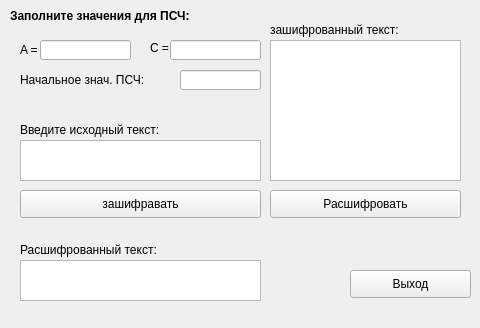
<?xml version="1.0" encoding="UTF-8"?>
<ui version="4.0">
 <class>Raschet</class>
 <widget class="QWidget" name="Raschet">
  <property name="geometry">
   <rect>
    <x>0</x>
    <y>0</y>
    <width>480</width>
    <height>328</height>
   </rect>
  </property>
  <property name="windowTitle">
   <string>Метод гаммирования</string>
  </property>
  <property name="toolTipDuration">
   <number>-1</number>
  </property>
  <widget class="QLabel" name="text">
   <property name="geometry">
    <rect>
     <x>10</x>
     <y>0</y>
     <width>271</width>
     <height>31</height>
    </rect>
   </property>
   <property name="font">
    <font>
     <pointsize>9</pointsize>
     <weight>75</weight>
     <bold>true</bold>
    </font>
   </property>
   <property name="text">
    <string>Заполните значения для ПСЧ:</string>
   </property>
  </widget>
  <widget class="QLabel" name="text_A">
   <property name="geometry">
    <rect>
     <x>20</x>
     <y>40</y>
     <width>21</width>
     <height>20</height>
    </rect>
   </property>
   <property name="font">
    <font>
     <pointsize>9</pointsize>
    </font>
   </property>
   <property name="toolTip">
    <string/>
   </property>
   <property name="toolTipDuration">
    <number>1</number>
   </property>
   <property name="statusTip">
    <string/>
   </property>
   <property name="text">
    <string>A = </string>
   </property>
  </widget>
  <widget class="QLabel" name="text_C">
   <property name="geometry">
    <rect>
     <x>150</x>
     <y>40</y>
     <width>21</width>
     <height>16</height>
    </rect>
   </property>
   <property name="font">
    <font>
     <pointsize>9</pointsize>
    </font>
   </property>
   <property name="text">
    <string>C =</string>
   </property>
  </widget>
  <widget class="QLineEdit" name="line_C">
   <property name="geometry">
    <rect>
     <x>170</x>
     <y>40</y>
     <width>91</width>
     <height>20</height>
    </rect>
   </property>
  </widget>
  <widget class="QLineEdit" name="line_A">
   <property name="geometry">
    <rect>
     <x>40</x>
     <y>40</y>
     <width>91</width>
     <height>20</height>
    </rect>
   </property>
   <property name="toolTip">
    <string/>
   </property>
   <property name="toolTipDuration">
    <number>0</number>
   </property>
  </widget>
  <widget class="QLabel" name="text_m">
   <property name="geometry">
    <rect>
     <x>20</x>
     <y>70</y>
     <width>161</width>
     <height>20</height>
    </rect>
   </property>
   <property name="font">
    <font>
     <pointsize>9</pointsize>
    </font>
   </property>
   <property name="text">
    <string>Начальное знач. ПСЧ:</string>
   </property>
  </widget>
  <widget class="QLineEdit" name="line_m">
   <property name="geometry">
    <rect>
     <x>180</x>
     <y>70</y>
     <width>81</width>
     <height>20</height>
    </rect>
   </property>
  </widget>
  <widget class="QLabel" name="text_vvod">
   <property name="geometry">
    <rect>
     <x>20</x>
     <y>120</y>
     <width>181</width>
     <height>20</height>
    </rect>
   </property>
   <property name="font">
    <font>
     <pointsize>9</pointsize>
    </font>
   </property>
   <property name="text">
    <string>Введите исходный текст:</string>
   </property>
  </widget>
  <widget class="QTextEdit" name="line_vvod">
   <property name="geometry">
    <rect>
     <x>20</x>
     <y>140</y>
     <width>241</width>
     <height>41</height>
    </rect>
   </property>
  </widget>
  <widget class="QPushButton" name="pb_shifr">
   <property name="geometry">
    <rect>
     <x>20</x>
     <y>190</y>
     <width>241</width>
     <height>28</height>
    </rect>
   </property>
   <property name="text">
    <string>зашифравать</string>
   </property>
  </widget>
  <widget class="QLabel" name="text_shifr">
   <property name="geometry">
    <rect>
     <x>270</x>
     <y>20</y>
     <width>171</width>
     <height>20</height>
    </rect>
   </property>
   <property name="font">
    <font>
     <pointsize>9</pointsize>
    </font>
   </property>
   <property name="text">
    <string>зашифрованный текст:</string>
   </property>
  </widget>
  <widget class="QTextEdit" name="line_shifr">
   <property name="geometry">
    <rect>
     <x>270</x>
     <y>40</y>
     <width>191</width>
     <height>141</height>
    </rect>
   </property>
  </widget>
  <widget class="QPushButton" name="pb_rashifr">
   <property name="geometry">
    <rect>
     <x>270</x>
     <y>190</y>
     <width>191</width>
     <height>28</height>
    </rect>
   </property>
   <property name="text">
    <string>Расшифровать</string>
   </property>
  </widget>
  <widget class="QTextEdit" name="line_enter">
   <property name="geometry">
    <rect>
     <x>20</x>
     <y>260</y>
     <width>241</width>
     <height>41</height>
    </rect>
   </property>
  </widget>
  <widget class="QLabel" name="text_enter">
   <property name="geometry">
    <rect>
     <x>20</x>
     <y>240</y>
     <width>181</width>
     <height>20</height>
    </rect>
   </property>
   <property name="font">
    <font>
     <pointsize>9</pointsize>
    </font>
   </property>
   <property name="text">
    <string>Расшифрованный текст:</string>
   </property>
  </widget>
  <widget class="QPushButton" name="exit">
   <property name="geometry">
    <rect>
     <x>350</x>
     <y>270</y>
     <width>121</width>
     <height>28</height>
    </rect>
   </property>
   <property name="text">
    <string>Выход</string>
   </property>
  </widget>
 </widget>
 <resources/>
 <connections>
  <connection>
   <sender>exit</sender>
   <signal>clicked()</signal>
   <receiver>Raschet</receiver>
   <slot>close()</slot>
   <hints>
    <hint type="sourcelabel">
     <x>410</x>
     <y>283</y>
    </hint>
    <hint type="destinationlabel">
     <x>239</x>
     <y>165</y>
    </hint>
   </hints>
  </connection>
 </connections>
</ui>
